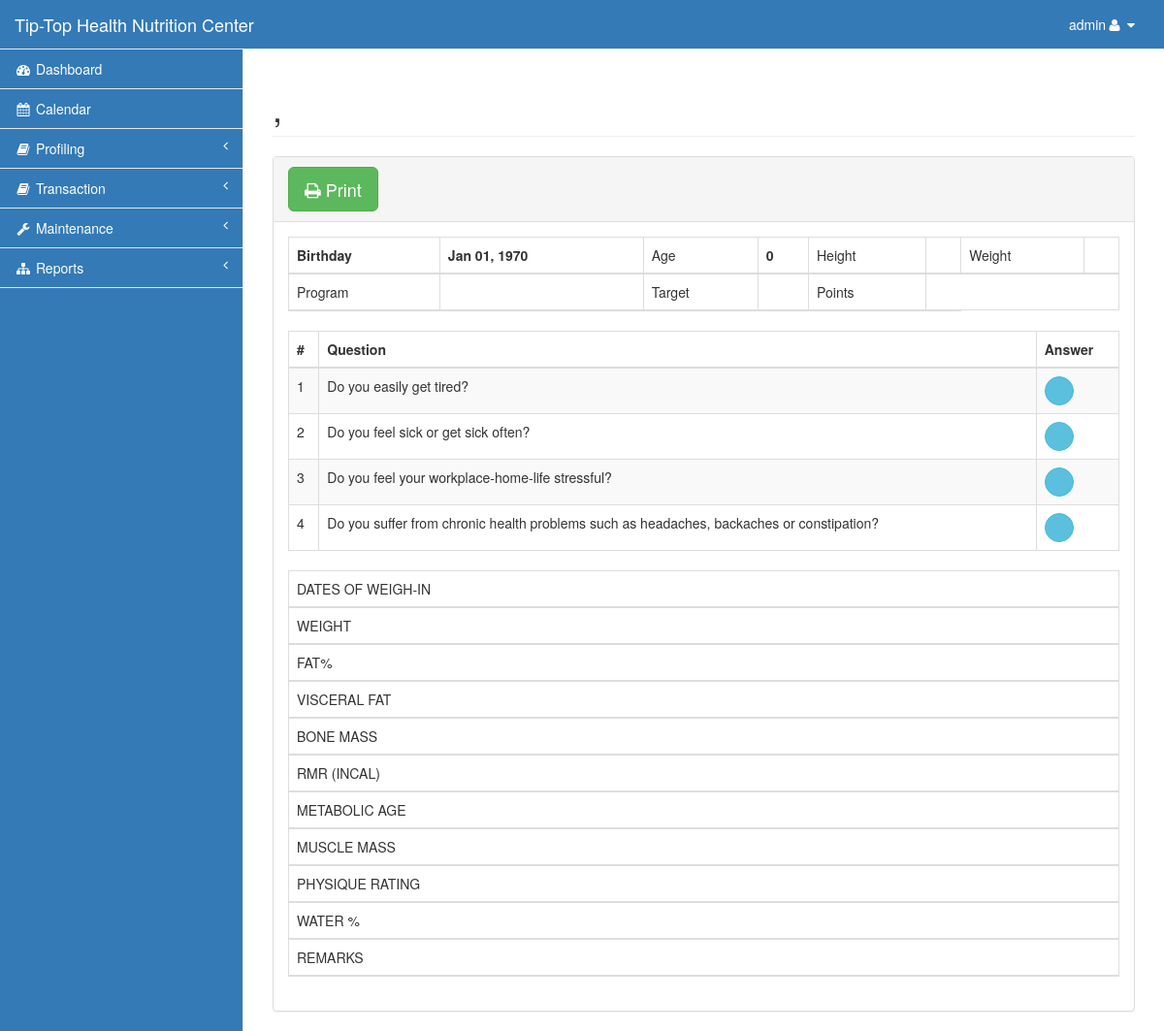
Page /admin/monitoring.php (signed in) on the committed database.
### tables this page shows
CREATE TABLE `question` (
  `question_id` int(11) NOT NULL,
  `question` varchar(100) NOT NULL
);

### admin/monitoring.php (the view, shortened to what this page needs)
<?php include('session.php');?>
<!DOCTYPE html>
<html lang="en">
<head>
    <?php include('css.php');?>
</head>
<body>
    <div id="wrapper">
        <?php include('nav.php');?>
        <div id="page-wrapper">
            <div class="row">
                <div class="col-lg-12">
                <?php
                $id=$_REQUEST['id'];
                $mid=$_REQUEST['mid'];
                        $name=mysqli_query($con,"select * from taker left join monitoring on taker.id=monitoring.id     where taker.id='$id' and monitor_status<>'Finished'")or die(mysqli_error($con));
                            $rm=mysqli_fetch_array($name);
                             $age = date_create($rm['bday'])->diff(date_create('today'))->y;
                              $p=mysqli_query($con,"select * from program where program_id='$id'")or die(mysqli_error($con));
                                     $rp=mysqli_fetch_array($p);
                ?>
                    <h1 class="page-header"><?php echo $rm['last'].", ".$rm['first'];?></h1>
                </div>
            </div>
            <div class="row">
                <div class="col-lg-12">
                    <div class="panel panel-default">
                        <div class="panel-heading">
                            <a href="print_eval.php?mid=<?php echo $mid;?>&id=<?php echo $id;?>" class="btn btn-success btn-lg"> <i class="fa fa-print"></i> Print</a>
                        </div>
                        <div class="panel-body">
                        <table width="100%" class="table table-striped table-bordered table-hover">
                                <thead>
                                    <tr>
                                        <th>Birthday</th>
                                        <th><?php echo date("M d, Y",strtotime($rm['bday']));?></th>
                                        <td>Age</td>
                                        <th><?php echo $age;?></th>
                                        <td>Height</td>
                                        <th><?php echo $rm['height'];?></th>
                                        <td>Weight</td>
                                        <th><?php echo $rm['orig_weight'];?></th>
                                    </tr>
                                    <tr>
                                        <td>Program</td>
                                        <th><?php echo $rp['program_name'];?></th>
                                        <td>Target</td>
                                        <th><?php echo $rm['target'];?></th>
                                        <td>Points</td>
                                        <th><?php echo $rm['points'];?></th>
                                    </tr>
                                </thead>
                            </table>
                            <table width="100%" class="table table-striped table-bordered table-hover">
                                <thead>
                                    <tr>
                                        <th>#</th>
                                        <th>Question</th>
                                        <th>Answer</th>
                                    </tr>
                                </thead>
                                <tbody>
<?php
        $query=mysqli_query($con,"select * from question order by question")or die(mysqli_error($con));
            $i=1;
          while ($row=mysqli_fetch_array($query)){
            $qid=$row['question_id'];
                $query1=mysqli_query($con,"select * from survey where question_id='$qid' and id='$id'")or die(mysqli_error($con));
                    $row1=mysqli_fetch_array($query1);
                    $answer=$row1['answer'];
?>
                                    <tr class="odd gradeX">
                                        <td class="center"><?php echo $i;?></td>
                                        <td><?php echo $row['question'];?></td>
                                        <td>
                                            <a href="" class="btn btn-info btn-circle"><?php echo $answer;?></a>
                                        </td>
                                    </tr>
<?php $i++;}?>
                                </tbody>
                            </table>
                            <table width="100%" class="table table-striped table-bordered table-hover">
                                <thead>
<?php
$labels=array("DATES OF WEIGH-IN","WEIGHT","FAT%","VISCERAL FAT","BONE MASS","RMR (INCAL)","METABOLIC AGE","MUSCLE MASS","PHYSIQUE RATING","WATER %","REMARKS");
        foreach ($labels as $label)
        {
            echo "<tr><td>$label</td>";
                    ?>
<?php
            echo "</tr>";
        }
?>
                                </thead>
                            </table>
                    </div>
                </div>
            </div>
        </div>
    </div>
</body>
</html>

### admin/css.php (style rules this page uses)
.navbar-default, body { background-color: #337ab7!important; }

### rows in the picture
question: question "Do you easily get tired?"
question: question "Do you feel sick or get sick often?"
question: question "Do you feel your workplace-home-life stressful?"
question: question "Do you suffer from chronic health problems such as headaches, backaches or constipation?"

### other values in the picture
$_SESSION['type'] "admin"
date("M d, Y",strtotime($rm['bday'])) "Jan 01, 1970"
$age "0"
$label "DATES OF WEIGH-IN"
$label "WEIGHT"
$label "FAT%"
$label "VISCERAL FAT"
$label "BONE MASS"
$label "RMR (INCAL)"
$label "METABOLIC AGE"
$label "MUSCLE MASS"
$label "PHYSIQUE RATING"
$label "WATER %"
$label "REMARKS"
